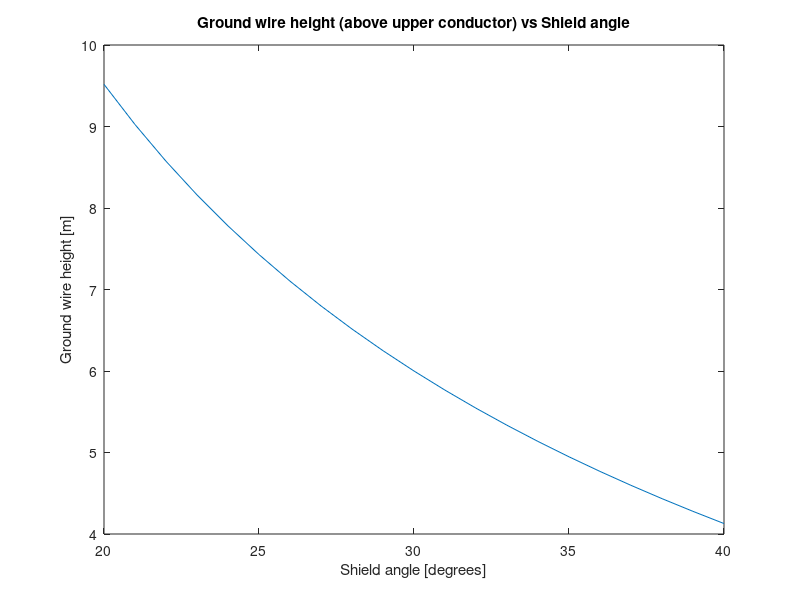

Write the MATLAB code that produced this figure.
clc
clear all
close all

phase_d = 8;
shield_angle = 20:40;
vert_sep = phase_d;
ins_length = 2.590;

horizontal_sep = sqrt(phase_d^2-(0.5*phase_d)^2);
cross_arm_sep = 0.5*phase_d;


%Tri/staggered configuration with 1 shield wire
for i = 1:length(shield_angle)
    height(i) = ((horizontal_sep/2)/tand(shield_angle(i)));
end

figure
grid on
plot(shield_angle,height)
title('Ground wire height (above upper conductor) vs Shield angle');
xlabel('Shield angle [degrees]');
ylabel('Ground wire height [m]');
